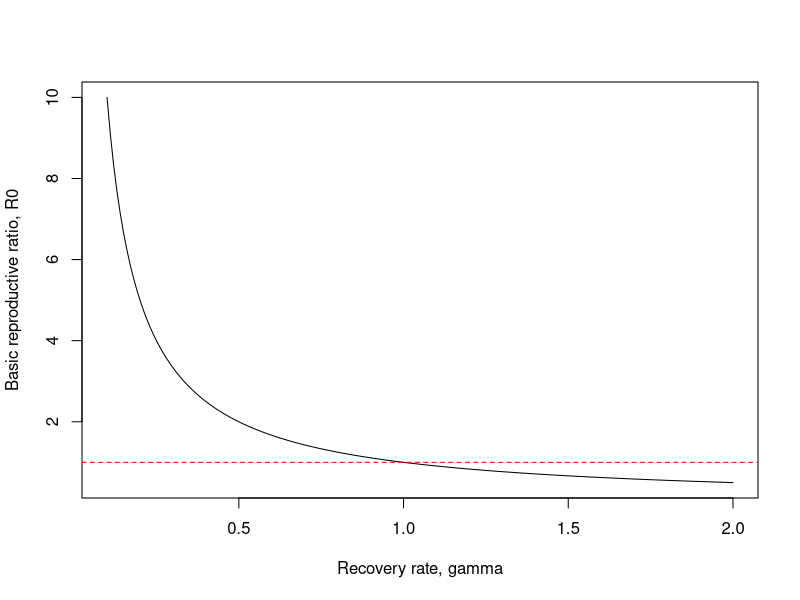
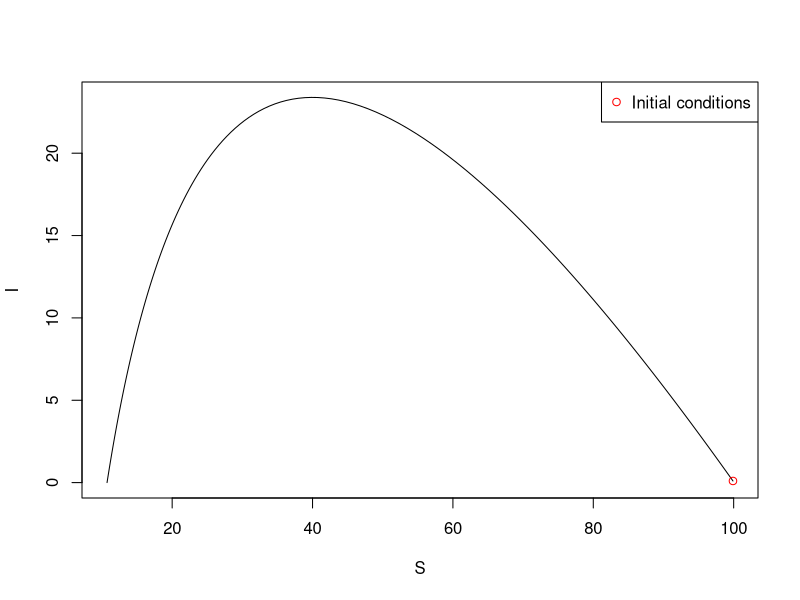
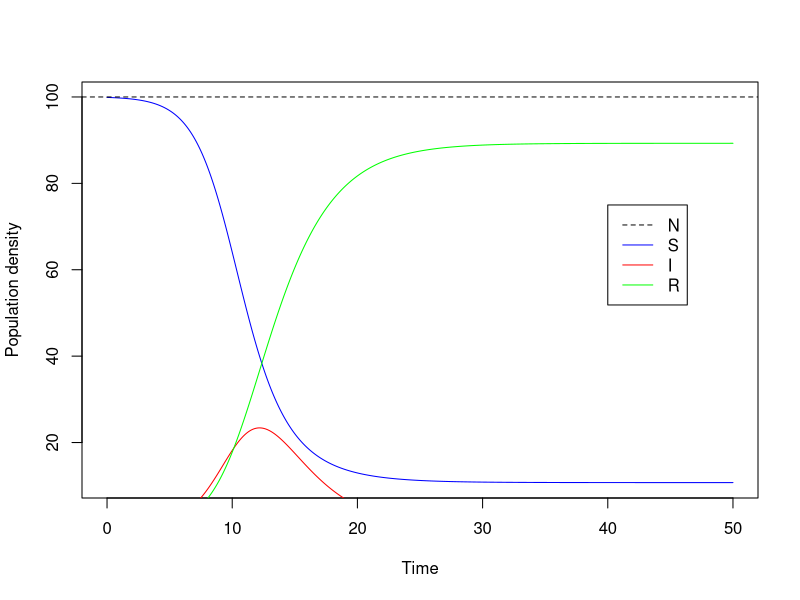
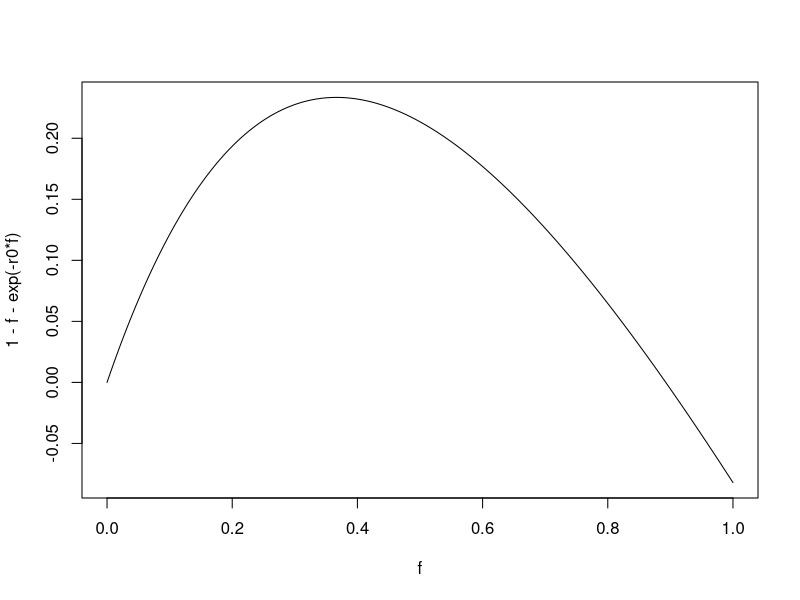
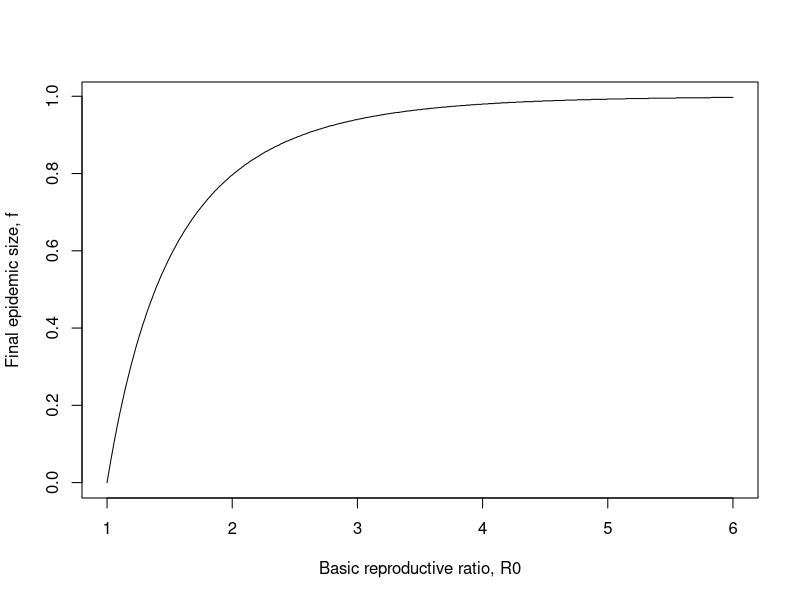

Write R code to recreate these figures, in order.
## ---- chunk 1
knitr::opts_chunk$set(echo = TRUE)
## ---- chunk 2
R0 <- function(beta, gamma, N)
{
  return(beta*N/gamma)
}
## ---- chunk 3
brr <- c()
gamma <- seq(0.1, 2, 0.01)
for(i in 1:191)
{
  brr <- c(brr, R0(0.01,gamma[i],100))
}
plot(gamma, brr, xlab="Recovery rate, gamma", ylab="Basic reproductive ratio, R0", type="l")
abline(h=1, col="red", lty=2)
## ---- chunk 4
SIR_dydt <- function(t, y, parms)
{
  beta <- parms[1]
  gamma <- parms[2]
  S <- y[1]
  I <- y[2]
  dS <- -1*beta*S*I
  dI <- beta*S*I - gamma*I
  return(list(c(dS,dI)))
}
## ---- chunk 5
S_test <- seq(10, 100, 10)
dI_test <- c()
for(i in 1:10)
{
  dS_dI <- unlist(SIR_dydt(t, c(S_test[i], 1), c(0.01, 0.4)))
  dI_test <- c(dI_test, dS_dI[2])
}
print(data.frame(S_test, dI_test))
## ---- chunk 6
library(deSolve)
beta <- 0.01
gamma <- 0.4
S_0 <- 99.9
I_0 <- 0.1
steps <- seq(0, 50, 0.1)
SIR_solution <- ode(c(S_0, I_0), steps, SIR_dydt, c(beta, gamma))
plot(SIR_solution[,2], SIR_solution[,3], type="l", xlab="S", ylab="I")
points(SIR_solution[1,2], SIR_solution[1,3], col="red", pch=1)
legend("topright", "Initial conditions", col="red", pch=1)
## ---- chunk 7
R <- c()
for(i in 1:501)
{
  R_t <- 100 - (SIR_solution[i,2] + SIR_solution[i,3])
  R <- c(R, R_t)
}
plot(SIR_solution[,1], SIR_solution[,2], type="l", col="blue", xlab="Time", ylab="Population density")
points(SIR_solution[,1], SIR_solution[,3], type="l", col="red")
points(SIR_solution[,1], R, type="l", col="green")
abline(h=100, lty=2, col="black")
legend(40, 75, c("N", "S", "I", "R"), col=c("black", "blue", "red", "green"), lty=c(2,1,1,1))
## ---- chunk 8
fes_eq <- function(f, r0)
{
  return(1 - f - exp(-1*r0*f))
}

r0 <- 2.5
f <- seq(0, 1, 0.001)
LHS <- c()
for(i in 1:1001)
{
  LHS <- c(LHS, fes_eq(f[i], r0))
}
plot(f, LHS, type="l", xlab="f", ylab="1 - f - exp(-r0*f)")

r0 <- 2.5
f <- 1.001
LHS <- fes_eq(f, r0)
while(LHS < 0)
{
  f <- f - 0.001
  LHS <- fes_eq(f, r0)
}
print(f)

fes_sol <- function(r0)
{
  f <- 1.001
  LHS <- fes_eq(f, r0)
  while(LHS < 0)
  {
    f <- f - 0.001
    LHS <- fes_eq(f, r0)
  }
  return(f)
}

r0 <- seq(1, 6, 0.01)
fes_r0 <- c()
for(i in 1:501)
{
  fes_r0 <- c(fes_r0, fes_sol(r0[i]))
}
plot(r0, fes_r0, type="l", xlab="Basic reproductive ratio, R0", ylab="Final epidemic size, f")
